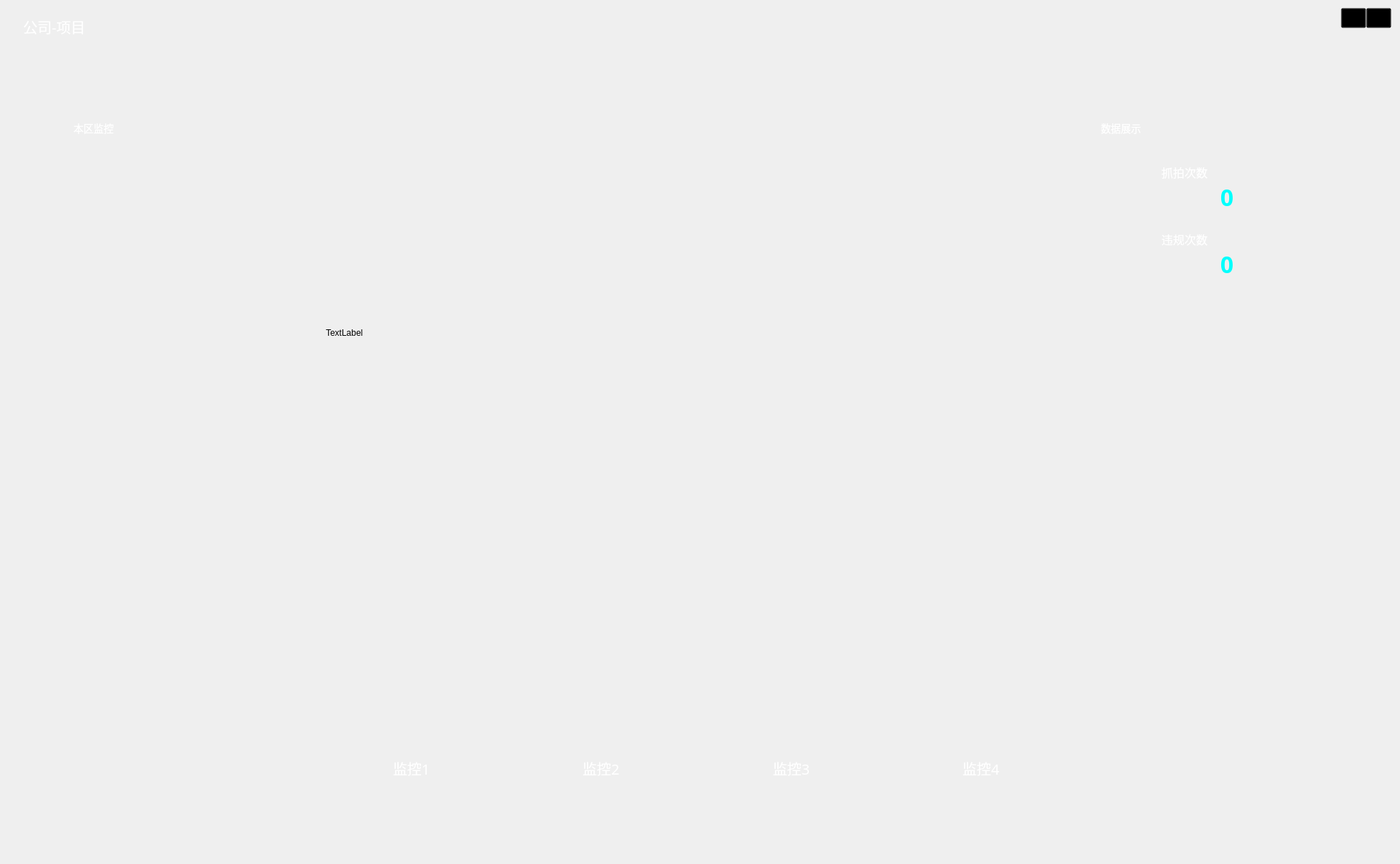
<?xml version="1.0" encoding="UTF-8"?>
<ui version="4.0">
 <class>AIMonitorClass</class>
 <widget class="QMainWindow" name="AIMonitorClass">
  <property name="geometry">
   <rect>
    <x>0</x>
    <y>0</y>
    <width>1942</width>
    <height>1199</height>
   </rect>
  </property>
  <property name="windowTitle">
   <string>AIMonitor</string>
  </property>
  <widget class="QWidget" name="centralWidget">
   <property name="maximumSize">
    <size>
     <width>1960</width>
     <height>1110</height>
    </size>
   </property>
   <property name="styleSheet">
    <string notr="true"/>
   </property>
   <layout class="QHBoxLayout" name="horizontalLayout">
    <item>
     <widget class="QFrame" name="frame">
      <property name="minimumSize">
       <size>
        <width>1920</width>
        <height>1080</height>
       </size>
      </property>
      <property name="styleSheet">
       <string notr="true">#frame{
background-size: contain;
border-image:url(:/AIMonitor/img/dabeijing.png);
border-top-left-radius:5px;

border-top-right-radius:5px;

border-bottom-left-radius:5px;

border-bottom-right-radius:5px;

}</string>
      </property>
      <property name="frameShape">
       <enum>QFrame::StyledPanel</enum>
      </property>
      <property name="frameShadow">
       <enum>QFrame::Raised</enum>
      </property>
      <layout class="QVBoxLayout" name="verticalLayout_2" stretch="4,65,0">
       <property name="spacing">
        <number>0</number>
       </property>
       <property name="leftMargin">
        <number>1</number>
       </property>
       <property name="topMargin">
        <number>0</number>
       </property>
       <property name="rightMargin">
        <number>1</number>
       </property>
       <property name="bottomMargin">
        <number>0</number>
       </property>
       <item>
        <widget class="QFrame" name="topFrame">
         <property name="minimumSize">
          <size>
           <width>1076</width>
           <height>115</height>
          </size>
         </property>
         <layout class="QHBoxLayout" name="top" stretch="1,5,20,8,1,1">
          <property name="spacing">
           <number>0</number>
          </property>
          <property name="sizeConstraint">
           <enum>QLayout::SetDefaultConstraint</enum>
          </property>
          <property name="leftMargin">
           <number>0</number>
          </property>
          <property name="topMargin">
           <number>0</number>
          </property>
          <property name="rightMargin">
           <number>0</number>
          </property>
          <property name="bottomMargin">
           <number>0</number>
          </property>
          <item alignment="Qt::AlignTop">
           <widget class="QLabel" name="projectLabel">
            <property name="minimumSize">
             <size>
              <width>350</width>
              <height>30</height>
             </size>
            </property>
            <property name="maximumSize">
             <size>
              <width>300</width>
              <height>39</height>
             </size>
            </property>
            <property name="styleSheet">
             <string notr="true">#projectLabel{
	color:#FFFFFF;
    font-size:20px;
    padding-left:15px;
	font-family: Microsoft YaHei;
	padding-top:12px;
}</string>
            </property>
            <property name="text">
             <string>公司-项目</string>
            </property>
           </widget>
          </item>
          <item>
           <spacer name="horizontalSpacer">
            <property name="orientation">
             <enum>Qt::Horizontal</enum>
            </property>
            <property name="sizeHint" stdset="0">
             <size>
              <width>40</width>
              <height>20</height>
             </size>
            </property>
           </spacer>
          </item>
          <item>
           <widget class="QLabel" name="title">
            <property name="minimumSize">
             <size>
              <width>369</width>
              <height>50</height>
             </size>
            </property>
            <property name="maximumSize">
             <size>
              <width>369</width>
              <height>50</height>
             </size>
            </property>
            <property name="styleSheet">
             <string notr="true">#title{
	border-image: url(:/AIMonitor/img/logo--.png);
}</string>
            </property>
            <property name="text">
             <string/>
            </property>
           </widget>
          </item>
          <item>
           <spacer name="horizontalSpacer_2">
            <property name="orientation">
             <enum>Qt::Horizontal</enum>
            </property>
            <property name="sizeHint" stdset="0">
             <size>
              <width>40</width>
              <height>20</height>
             </size>
            </property>
           </spacer>
          </item>
          <item alignment="Qt::AlignTop">
           <widget class="QPushButton" name="signalButton">
            <property name="maximumSize">
             <size>
              <width>35</width>
              <height>35</height>
             </size>
            </property>
            <property name="cursor">
             <cursorShape>PointingHandCursor</cursorShape>
            </property>
            <property name="whatsThis">
             <string>最小化</string>
            </property>
            <property name="styleSheet">
             <string notr="true">#signalButton {  
	image: url(:/AIMonitor/img/xinhao.png);
	background: transparent; 
	padding-top:12px; 
	
}  

/* 鼠标按下时的效果 */  
#miniButton:pressed {  
    /* 改变背景色 */  
    background-color:rgb(40,85,20);  

    /* 改变边框风格 */  
    border-style:inset;  

    /* 使文字有一点移动 */  
    padding-left:6px;  
    padding-top:18px;  
}  

/* 按钮样式 */  
#miniButton:flat {  
    border:2px solid red;  
}  </string>
            </property>
            <property name="text">
             <string/>
            </property>
            <property name="icon">
             <iconset>
              <normaloff>:/AIMonitor/icons/minus.png</normaloff>:/AIMonitor/icons/minus.png</iconset>
            </property>
           </widget>
          </item>
          <item alignment="Qt::AlignTop">
           <widget class="QPushButton" name="closeButton">
            <property name="maximumSize">
             <size>
              <width>35</width>
              <height>35</height>
             </size>
            </property>
            <property name="cursor">
             <cursorShape>PointingHandCursor</cursorShape>
            </property>
            <property name="styleSheet">
             <string notr="true">#closeButton {
	
	image: url(:/AIMonitor/img/guanbi.png);
	background: transparent; 
	padding-top:12px;
}  

/* 鼠标按下时的效果 */  
#closeButton:pressed {  
    /* 改变背景色 */  
    background-color:rgb(40,85,20);  

    /* 改变边框风格 */  
    border-style:inset;  

    /* 使文字有一点移动 */  
    padding-left:6px;  
    padding-top:18px;  
}  

/* 按钮样式 */  
#closeButton:flat {  
    border:2px solid red;  
}  </string>
            </property>
            <property name="text">
             <string/>
            </property>
            <property name="icon">
             <iconset>
              <normaloff>:/AIMonitor/icons/close.png</normaloff>:/AIMonitor/icons/close.png</iconset>
            </property>
           </widget>
          </item>
         </layout>
        </widget>
       </item>
       <item>
        <widget class="QWidget" name="contentWidget" native="true">
         <layout class="QHBoxLayout" name="content" stretch="5,0,5">
          <property name="spacing">
           <number>7</number>
          </property>
          <property name="leftMargin">
           <number>62</number>
          </property>
          <property name="topMargin">
           <number>1</number>
          </property>
          <property name="rightMargin">
           <number>60</number>
          </property>
          <property name="bottomMargin">
           <number>3</number>
          </property>
          <item>
           <widget class="QFrame" name="leftFrame">
            <property name="minimumSize">
             <size>
              <width>371</width>
              <height>758</height>
             </size>
            </property>
            <property name="maximumSize">
             <size>
              <width>371</width>
              <height>758</height>
             </size>
            </property>
            <property name="styleSheet">
             <string notr="true">#leftFrame{
	
	border-image: url(:/AIMonitor/img/xiaobeijingzuo.png);
}</string>
            </property>
            <layout class="QVBoxLayout" name="listviewFrame">
             <property name="leftMargin">
              <number>10</number>
             </property>
             <property name="topMargin">
              <number>40</number>
             </property>
             <property name="rightMargin">
              <number>10</number>
             </property>
             <property name="bottomMargin">
              <number>280</number>
             </property>
             <item>
              <widget class="QLabel" name="monitorLabel">
               <property name="styleSheet">
                <string notr="true">color:#FFFFFF;
font-size:14px;
padding-left:15px;
font-family: Microsoft YaHei;</string>
               </property>
               <property name="text">
                <string>本区监控</string>
               </property>
              </widget>
             </item>
             <item>
              <widget class="QListWidget" name="listWidget">
               <property name="styleSheet">
                <string notr="true">#listWidget{
 background-color:transparent;
 font-size:14px;
 padding-left:15px;
 font-family: Microsoft YaHei;
 color:white
}</string>
               </property>
              </widget>
             </item>
            </layout>
           </widget>
          </item>
          <item>
           <widget class="QLabel" name="videoLabel">
            <property name="text">
             <string>TextLabel</string>
            </property>
           </widget>
          </item>
          <item>
           <widget class="QFrame" name="rightFrame">
            <property name="minimumSize">
             <size>
              <width>371</width>
              <height>758</height>
             </size>
            </property>
            <property name="maximumSize">
             <size>
              <width>371</width>
              <height>758</height>
             </size>
            </property>
            <property name="styleSheet">
             <string notr="true">#rightFrame{
	border-image: url(:/AIMonitor/img/xiaobeijingyou.png)
}</string>
            </property>
            <layout class="QVBoxLayout" name="verticalLayout_3" stretch="1,2,0,5">
             <property name="spacing">
              <number>8</number>
             </property>
             <property name="leftMargin">
              <number>10</number>
             </property>
             <property name="topMargin">
              <number>40</number>
             </property>
             <property name="rightMargin">
              <number>10</number>
             </property>
             <property name="bottomMargin">
              <number>280</number>
             </property>
             <item alignment="Qt::AlignTop">
              <widget class="QLabel" name="dataLabel">
               <property name="minimumSize">
                <size>
                 <width>10</width>
                 <height>20</height>
                </size>
               </property>
               <property name="styleSheet">
                <string notr="true">color:#FFFFFF;
font-size:14px;
padding-left:15px;
font-family: Microsoft YaHei;</string>
               </property>
               <property name="text">
                <string>数据展示</string>
               </property>
              </widget>
             </item>
             <item>
              <widget class="QFrame" name="cameralMain">
               <property name="minimumSize">
                <size>
                 <width>337</width>
                 <height>84</height>
                </size>
               </property>
               <property name="maximumSize">
                <size>
                 <width>337</width>
                 <height>84</height>
                </size>
               </property>
               <property name="styleSheet">
                <string notr="true">#cameralMain{
border-image: url(:/AIMonitor/img/xiaokuang.png);
}
</string>
               </property>
               <layout class="QHBoxLayout" name="horizontalLayout_2" stretch="3,15">
                <property name="spacing">
                 <number>20</number>
                </property>
                <property name="rightMargin">
                 <number>1</number>
                </property>
                <item alignment="Qt::AlignLeft">
                 <widget class="QLabel" name="cameralLabel">
                  <property name="minimumSize">
                   <size>
                    <width>50</width>
                    <height>50</height>
                   </size>
                  </property>
                  <property name="maximumSize">
                   <size>
                    <width>50</width>
                    <height>50</height>
                   </size>
                  </property>
                  <property name="styleSheet">
                   <string notr="true">border-image: url(:/AIMonitor/img/zhuapai.png);</string>
                  </property>
                  <property name="text">
                   <string/>
                  </property>
                 </widget>
                </item>
                <item>
                 <widget class="QFrame" name="cameralFrame">
                  <property name="minimumSize">
                   <size>
                    <width>0</width>
                    <height>0</height>
                   </size>
                  </property>
                  <property name="maximumSize">
                   <size>
                    <width>114514</width>
                    <height>114514</height>
                   </size>
                  </property>
                  <property name="styleSheet">
                   <string notr="true">background-color:transparent</string>
                  </property>
                  <layout class="QVBoxLayout" name="verticalLayout_7">
                   <property name="topMargin">
                    <number>0</number>
                   </property>
                   <item>
                    <widget class="QLabel" name="cameralTextLabel">
                     <property name="minimumSize">
                      <size>
                       <width>80</width>
                       <height>22</height>
                      </size>
                     </property>
                     <property name="maximumSize">
                      <size>
                       <width>80</width>
                       <height>22</height>
                      </size>
                     </property>
                     <property name="styleSheet">
                      <string notr="true">#cameralTextLabel{
width: 64px;
height: 22px;
opacity: 0.6;
font-family: PingFangSC-Regular;
font-size: 16px;
color: #FFFFFF;
letter-spacing: 0;
font-weight: 400;
padding-left:5px
}</string>
                     </property>
                     <property name="text">
                      <string>抓拍次数</string>
                     </property>
                    </widget>
                   </item>
                   <item>
                    <widget class="QLabel" name="cameralTotalLabel">
                     <property name="minimumSize">
                      <size>
                       <width>75</width>
                       <height>45</height>
                      </size>
                     </property>
                     <property name="maximumSize">
                      <size>
                       <width>200</width>
                       <height>45</height>
                      </size>
                     </property>
                     <property name="styleSheet">
                      <string notr="true">#cameralTotalLabel{
font-family: PingFangSC-Semibold;
font-size: 32px;
color: #00FFFD;
padding-bottom:10px;
letter-spacing: 0;
font-weight: 600;

}</string>
                     </property>
                     <property name="text">
                      <string>0</string>
                     </property>
                     <property name="alignment">
                      <set>Qt::AlignCenter</set>
                     </property>
                    </widget>
                   </item>
                  </layout>
                 </widget>
                </item>
               </layout>
              </widget>
             </item>
             <item>
              <widget class="QFrame" name="warningMain">
               <property name="minimumSize">
                <size>
                 <width>337</width>
                 <height>84</height>
                </size>
               </property>
               <property name="maximumSize">
                <size>
                 <width>337</width>
                 <height>84</height>
                </size>
               </property>
               <property name="styleSheet">
                <string notr="true">#warningMain{
border-image: url(:/AIMonitor/img/xiaokuang.png);
}
</string>
               </property>
               <layout class="QHBoxLayout" name="horizontalLayout_3" stretch="3,15">
                <property name="spacing">
                 <number>20</number>
                </property>
                <property name="rightMargin">
                 <number>1</number>
                </property>
                <item alignment="Qt::AlignLeft">
                 <widget class="QLabel" name="warningLabel">
                  <property name="minimumSize">
                   <size>
                    <width>50</width>
                    <height>50</height>
                   </size>
                  </property>
                  <property name="maximumSize">
                   <size>
                    <width>50</width>
                    <height>50</height>
                   </size>
                  </property>
                  <property name="styleSheet">
                   <string notr="true">border-image: url(:/AIMonitor/img/yujing.png);</string>
                  </property>
                  <property name="text">
                   <string/>
                  </property>
                 </widget>
                </item>
                <item>
                 <widget class="QFrame" name="warningFrame">
                  <property name="minimumSize">
                   <size>
                    <width>0</width>
                    <height>0</height>
                   </size>
                  </property>
                  <property name="maximumSize">
                   <size>
                    <width>114514</width>
                    <height>114514</height>
                   </size>
                  </property>
                  <layout class="QVBoxLayout" name="verticalLayout_8">
                   <property name="topMargin">
                    <number>0</number>
                   </property>
                   <item>
                    <widget class="QLabel" name="warningTextLabel">
                     <property name="styleSheet">
                      <string notr="true">#warningTextLabel{
width: 64px;
height: 22px;
opacity: 0.6;
font-family: PingFangSC-Regular;
font-size: 16px;
color: #FFFFFF;
letter-spacing: 0;
font-weight: 400;
padding-left:5px
}</string>
                     </property>
                     <property name="text">
                      <string>违规次数</string>
                     </property>
                    </widget>
                   </item>
                   <item>
                    <widget class="QLabel" name="warningTotalLabel">
                     <property name="minimumSize">
                      <size>
                       <width>75</width>
                       <height>45</height>
                      </size>
                     </property>
                     <property name="maximumSize">
                      <size>
                       <width>200</width>
                       <height>45</height>
                      </size>
                     </property>
                     <property name="styleSheet">
                      <string notr="true">#warningTotalLabel{
font-family: PingFangSC-Semibold;
font-size: 32px;
color: #00FFFD;
padding-bottom:10px;
letter-spacing: 0;
font-weight: 600;

}</string>
                     </property>
                     <property name="text">
                      <string>0</string>
                     </property>
                     <property name="alignment">
                      <set>Qt::AlignCenter</set>
                     </property>
                    </widget>
                   </item>
                  </layout>
                 </widget>
                </item>
               </layout>
              </widget>
             </item>
             <item>
              <layout class="QHBoxLayout" name="horizontalLayout_4"/>
             </item>
            </layout>
           </widget>
          </item>
         </layout>
        </widget>
       </item>
       <item>
        <widget class="QFrame" name="bottom">
         <property name="minimumSize">
          <size>
           <width>0</width>
           <height>300</height>
          </size>
         </property>
         <layout class="QHBoxLayout" name="contentButtom" stretch="10,10,10,10,17">
          <property name="leftMargin">
           <number>430</number>
          </property>
          <property name="rightMargin">
           <number>1</number>
          </property>
          <item>
           <layout class="QVBoxLayout" name="verticalLayout" stretch="10,2">
            <item>
             <widget class="QLabel" name="label">
              <property name="text">
               <string/>
              </property>
             </widget>
            </item>
            <item alignment="Qt::AlignHCenter">
             <widget class="QLabel" name="label_2">
              <property name="styleSheet">
               <string notr="true">width: 80px;
height: 28px;
font-family: PingFangSC-Regular;
font-size: 20px;
color: #FFFFFF;
letter-spacing: 0;
font-weight: 400;</string>
              </property>
              <property name="text">
               <string>监控1</string>
              </property>
             </widget>
            </item>
           </layout>
          </item>
          <item>
           <layout class="QVBoxLayout" name="verticalLayout_10" stretch="10,2">
            <item>
             <widget class="QLabel" name="label_4">
              <property name="text">
               <string/>
              </property>
             </widget>
            </item>
            <item alignment="Qt::AlignHCenter">
             <widget class="QLabel" name="label_3">
              <property name="styleSheet">
               <string notr="true">width: 80px;
height: 28px;
font-family: PingFangSC-Regular;
font-size: 20px;
color: #FFFFFF;
letter-spacing: 0;
font-weight: 400;</string>
              </property>
              <property name="text">
               <string>监控2</string>
              </property>
             </widget>
            </item>
           </layout>
          </item>
          <item>
           <layout class="QVBoxLayout" name="verticalLayout_6" stretch="10,2">
            <item>
             <widget class="QLabel" name="label_6">
              <property name="text">
               <string/>
              </property>
             </widget>
            </item>
            <item alignment="Qt::AlignHCenter">
             <widget class="QLabel" name="label_5">
              <property name="styleSheet">
               <string notr="true">width: 80px;
height: 28px;
font-family: PingFangSC-Regular;
font-size: 20px;
color: #FFFFFF;
letter-spacing: 0;
font-weight: 400;</string>
              </property>
              <property name="text">
               <string>监控3</string>
              </property>
             </widget>
            </item>
           </layout>
          </item>
          <item>
           <layout class="QVBoxLayout" name="verticalLayout_5" stretch="10,2">
            <item>
             <widget class="QLabel" name="label_8">
              <property name="text">
               <string/>
              </property>
             </widget>
            </item>
            <item alignment="Qt::AlignHCenter">
             <widget class="QLabel" name="label_7">
              <property name="styleSheet">
               <string notr="true">width: 80px;
height: 28px;
font-family: PingFangSC-Regular;
font-size: 20px;
color: #FFFFFF;
letter-spacing: 0;
font-weight: 400;</string>
              </property>
              <property name="text">
               <string>监控4</string>
              </property>
             </widget>
            </item>
           </layout>
          </item>
          <item>
           <layout class="QVBoxLayout" name="verticalLayout_4"/>
          </item>
         </layout>
        </widget>
       </item>
      </layout>
     </widget>
    </item>
   </layout>
  </widget>
  <action name="action">
   <property name="text">
    <string>关闭</string>
   </property>
  </action>
 </widget>
 <layoutdefault spacing="6" margin="11"/>
 <resources>
  <include location="AIMonitor.qrc"/>
 </resources>
 <connections/>
</ui>
